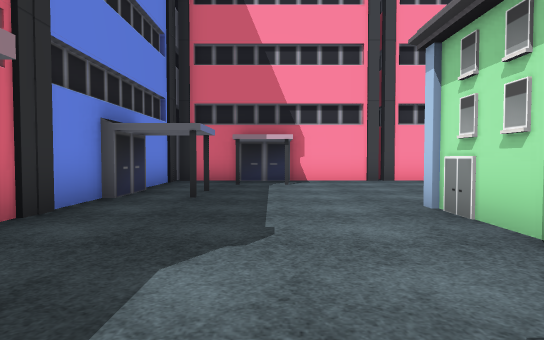
view 1 (above)

18 first-person views from a walk through a Unity game level. The camera is 1.2 m above the floor, tilts 2° down and sees 75° across. The floor is counted in squares, 2 m on a side. Each view is taken from the middle of a square. On the plan, view 1 faces up. The plan holds only what a view shows up to about 10 squares ahead; the rest is blank. The place goes on beyond the plan. Some surface patterns are stand-ins.

view 2
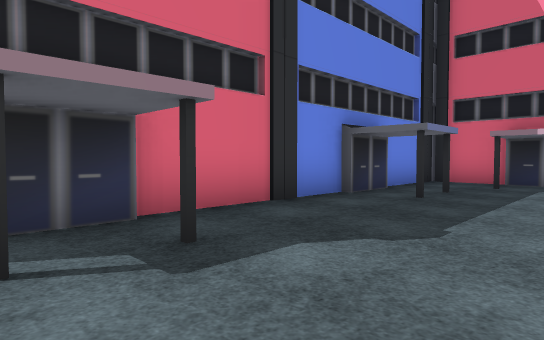

view 3
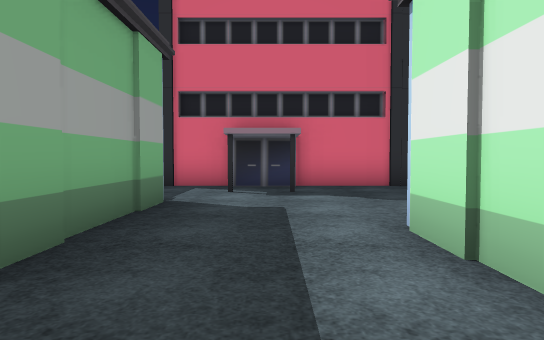

view 4
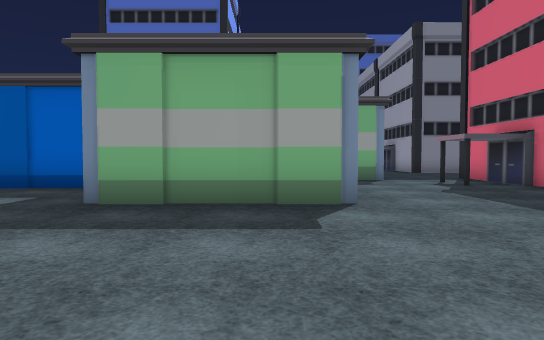

view 5
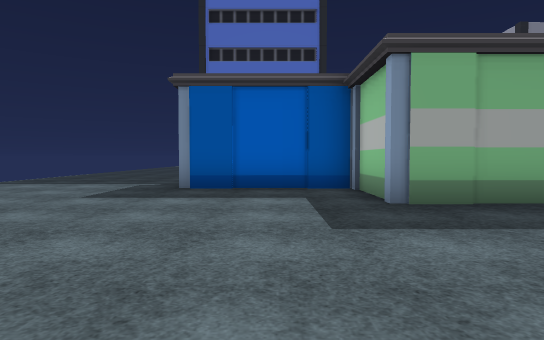

view 6
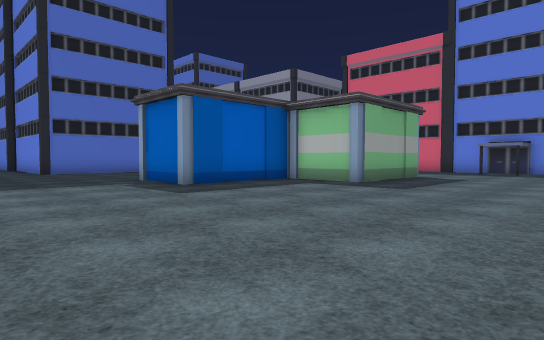

view 7
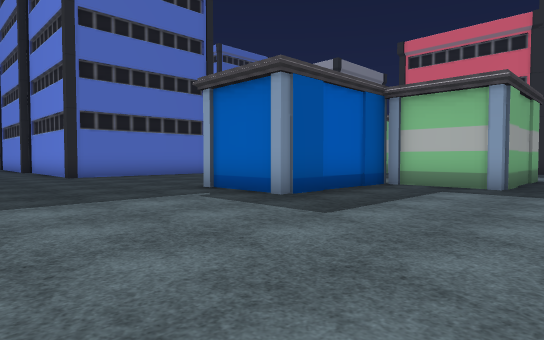

view 8
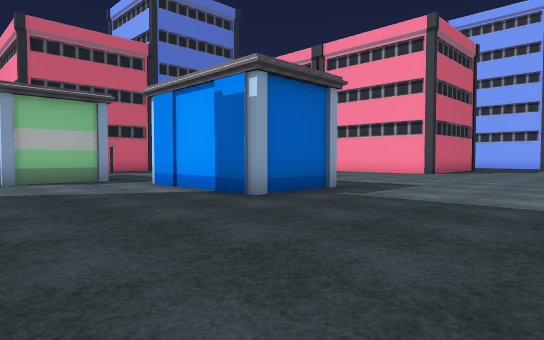

view 9
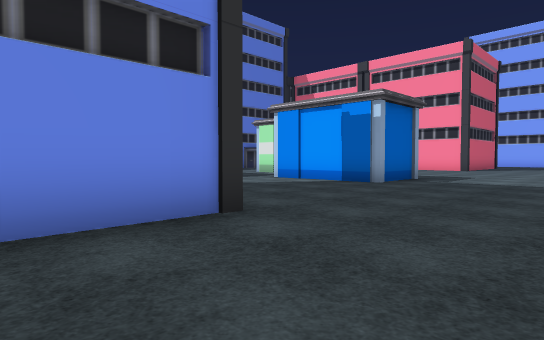

view 10
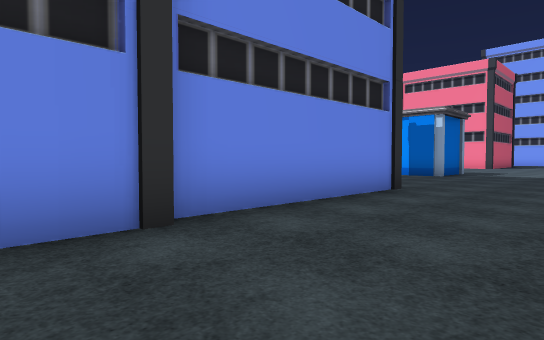

view 11
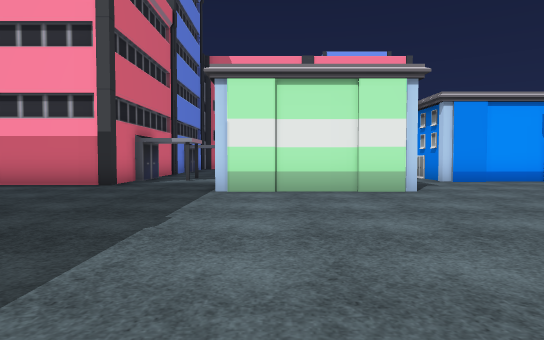

view 12
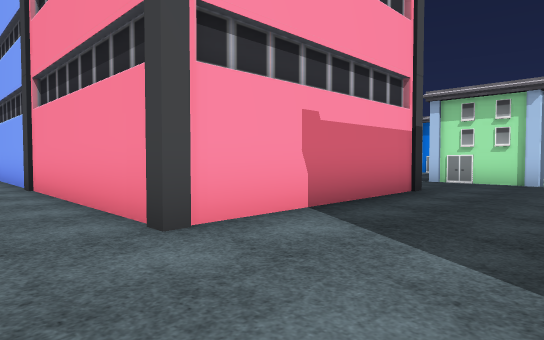

view 13
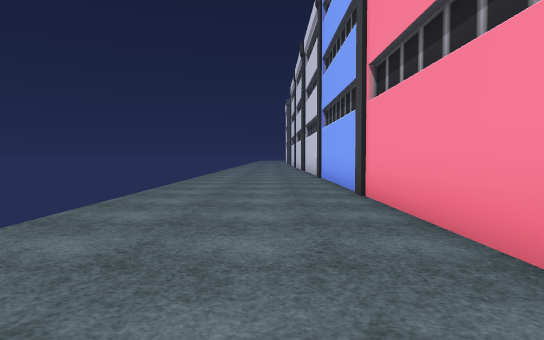

view 14
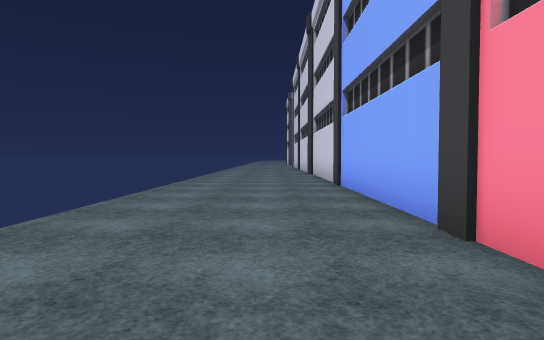

view 15
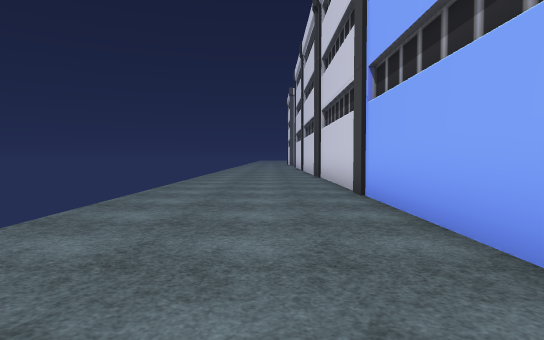

view 16
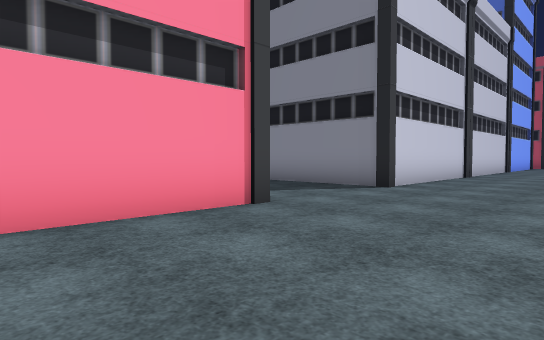

view 17
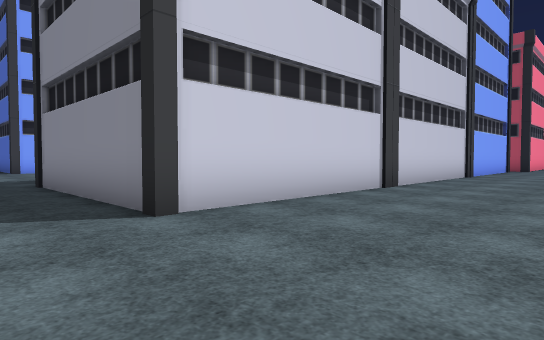

view 18
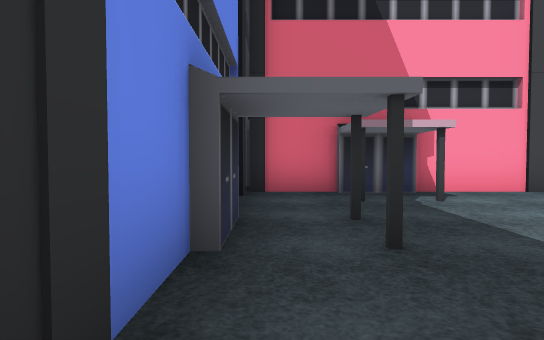

### Floor plan
Points are (right, up) in squares from view 1. A wall is a line through its corners. A room is listed if a view was taken in it or the views show most of it. See-through windows are left out.
Room 1 (views 1, 2, 3, 4, 5, 6, 7, 8, 9, 10, 11, 12, 13, 14, 15, 16, 17, 18)
walls: (-7.5, -13.8) (-7.5, -4.8) (-2.5, -4.8); (10.1, -10.4) (10.1, -11.6); (9.9, -5.4) (9.9, -10.3); (3.5, -0.5) (3.5, -2.7) (0.1, -2.7) (0.1, -0.5) (3.1, -0.5); (-2.5, 0.2) (-2.5, -1.3) (-7.5, -1.3) (-7.5, 9.5); (-2.3, 1.5) (-2.3, 0.1); (3.5, 2.2) (1.9, 2.2); (2, 2.5) (2, 4.5) (5.4, 4.5) (5.4, 2.1) (8.8, 2.1) (8.8, -0.2) (5.4, -0.2) (5.4, 1); (-2.5, 5.2) (-2.5, 1.5); (-2.3, 6.6) (-2.3, 5.1); (0.5, 9) (-0.9, 9); (1, 9.2) (0.4, 9.2); (-0.7, 9.2) (-2.1, 9.2); (-2.5, 9.1) (-2.5, 6.9)
ways out: gap at (0, 9)

Where each view was taken, in squares from view 1:
view 1: 0 up, 0 right, facing up
view 2: 0 up, 1 right, facing up-left
view 3: 1 up, 5 right, facing left
view 4: 9 up, 3 right, facing down
view 5: 9 up, 7 right, facing down
view 6: 9 up, 13 right, facing down-left
view 7: 6 up, 13 right, facing down-left
view 8: 4 down, 13 right, facing up-left
view 9: 8 down, 13 right, facing up-left
view 10: 12 down, 13 right, facing up-left
view 11: 9 down, 1 right, facing up
view 12: 4 down, 9 left, facing up-right
view 13: 2 down, 9 left, facing up
view 14: 1 up, 9 left, facing up
view 15: 3 up, 9 left, facing up
view 16: 2 up, 11 left, facing down-right
view 17: 3 down, 11 left, facing down-right
view 18: 3 up, 2 left, facing up
